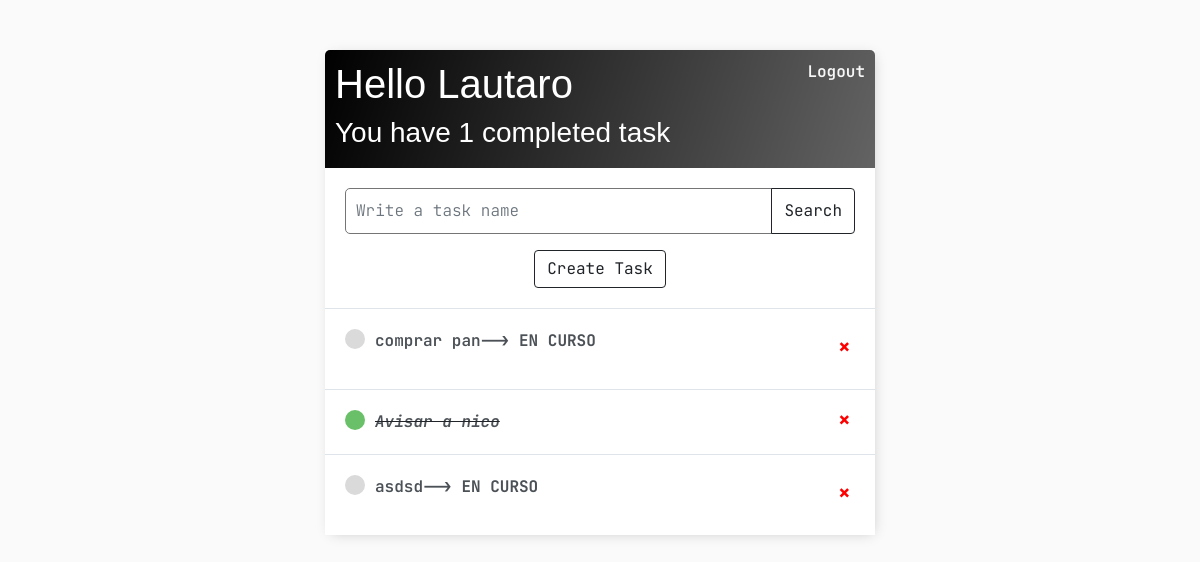
The app's page / (signed in), older data.
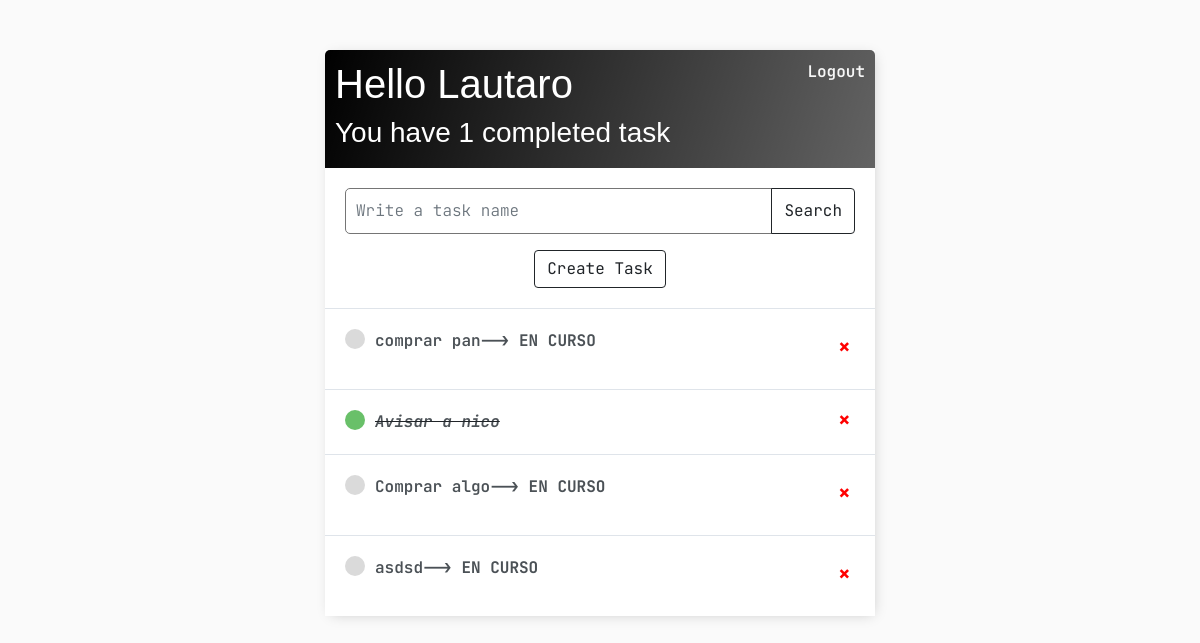
The same page, newer data.
### base/models.py (models this page shows, shortened)
class Task(models.Model):
    class TaskStatus(models.TextChoices):
        in_progress= 'En curso', _('En curso')
        done= 'Completado', _('Completado')
        abandoned= 'Abandonado', _('Abandonado')
    user = models.ForeignKey(User, on_delete= models.CASCADE, null= True, blank= True)
    title = models.CharField(max_length=200)
    description = models.TextField(null= True, blank= True)
    complete = models.BooleanField(default= False)
    create = models.DateTimeField(auto_now_add= True)
    status =models.CharField(max_length=50,choices=TaskStatus.choices,default=TaskStatus.in_progress)
    class Meta:
        ordering = ['complete'];

### base/views.py (the view, shortened to what this page needs)
# urls.py: path('', TaskList.as_view(), name='tasks'),
class TaskList(LoginRequiredMixin, ListView):
    model = Task
    context_object_name = 'tasks'
    def get_context_data(self, **kwargs):
        context = super().get_context_data(**kwargs)
        context['tasks'] = context['tasks'].filter(user=self.request.user)
        context['count'] = context['tasks'].filter(status='Completado').count()
        search_input = self.request.GET.get('search-area') or ''
        if search_input:
            context['tasks'] = context['tasks'].filter(title__startswith= search_input)
        context['search_input'] = search_input
        return context

### base/templates/base/task_list.html
{% extends 'base/main.html' %} {% block content %}
<div class="header-bar">
    <div>
        <h1>Hello {{request.user|title}}</h1>
        <h3>You have {{count}} completed task{{ count|pluralize:"s" }}</h3>
    </div>
    {% if request.user.is_authenticated %}
        <a href="{% url 'logout' %}">Logout</a>
    {% else %}
        <a href="{% url 'login' %}">Login</a>
    {% endif %}
</div>
<div id="search-add-wrapper">
    <form method="GET">
        <div class="input-group mb-3">
            <input type="text" class="form-control"  name='search-area' placeholder="Write a task name" value="{{search_input}}">
            <button class="btn btn-outline-dark" type="submit">Search</button>
        </div>
        {% if tasks|length > 0 %}
            <div class="row">
                <div class="col text-center">
                    <a class="btn btn-outline-dark"  href="{% url 'task-create' %}">Create Task</a>
                </div>
            </div>
        {% endif %}
    </form>
</div>
<div id="tasklist" class="task-items-wrapper">
    {% for task in tasks %}
        <div class="task-wrapper" data-position="{{task.pk}}">
            <div class="task-title">
                {% if task.status == 'Completado' %}
                    <div class="task-complete-icon"></div>
                    <i>
                        <s>
                            <a href="{% url 'task-update' task.id %}">{{task.title}}</a>
                        </s>
                    </i>
                {% else %}
                    <div class="task-incomplete-icon"></div>
                    <a href="{% url 'task-update' task.id %}">{{task.title}}</a>
                    <p class="status"> --> {{task.status}}</p>
                {% endif %}
            </div>
            <div class="task-controls">
                <a class="delete-link px-4" href="{% url 'task-delete' task.id %}">&#215;</a>
            </div>
        </div>
        {% empty %}
            <div style="text-align: center" class="pb-3">
                <h5>Nothing to show here. Please follow this link:</h5>
                <a href="{% url 'task-create' %}"> Create a New Task</a>
            </div>
    {% endfor %}
</div>
{% endblock content %}

### base/templates/base/main.html (shortened to what this page needs)
<!DOCTYPE html>
<html lang="en">
<head>
    <link href="https://cdn.jsdelivr.net/npm/bootstrap@5.1.3/dist/css/bootstrap.min.css" rel="stylesheet">
</head>
<body>
    <div class="container">
        {% block content %}
        {% endblock content %}
    </div>
</body>
</html>

### base/templates/base/main.html (style rules this page uses)
.container { padding: 0; }
body { background-color: #FAFAFA; font-family: 'JetBrains Mono', monospace; padding-top: 50px; }
h1, h2, h3, h4, h5, h6 { font-family: 'Raleway', sans-serif; }
a, p { color: #4b5156 }
a { font-weight: 600; }
.container { max-width: 550px; margin: auto; background-color: #fff; -webkit-box-shadow: 2px 2px 13px -4px rgba(0, 0, 0, 0.21); box-shadow: 2px 2px 13px -4px rgba(0, 0, 0, 0.21); }
input { outline: none; border: none; }
.header-bar { display: flex; justify-content: space-between; color: #fff; padding: 10px; border-radius: 5px 5px 0 0; background: linear-gradient(108deg, rgba(0,0,0,1) 0%, rgba(0,0,0,0.612857404692082) 100%); }
.header-bar a { color: rgb(247, 247, 247); text-decoration: none; }
.task-wrapper { display: flex; align-items: center; justify-content: space-between; background-color: #fff; border-top: 1px solid #dfe4ea; overflow: hidden; }
.task-title { display: flex; padding: 20px; }
.task-title a { text-decoration: none; color: #4b5156; margin-left: 10px; }
.task-complete-icon { height: 20px; width: 20px; background-color: rgb(105, 192, 105); border-radius: 50%; }
.task-incomplete-icon { height: 20px; width: 20px; background-color: rgb(218, 218, 218); border-radius: 50%; }
.delete-link { text-decoration: none; font-weight: 900; color: red; font-weight: bold; font-size: 22px; line-height: 0; padding: 20px 0px; }
#search-add-wrapper { padding: 20px; }
input[type=text], input[type=password], textarea { border: 1px solid #757575; border-radius: 5px; padding: 10px; width: 90%; }
::placeholder { font-weight: 300; opacity: 0.5; }
.status { font-weight: bolder; text-transform:uppercase; }

Row changes from the older to the newer data that the page shows:
added Task: title "Comprar algo", status "EN CURSO"
